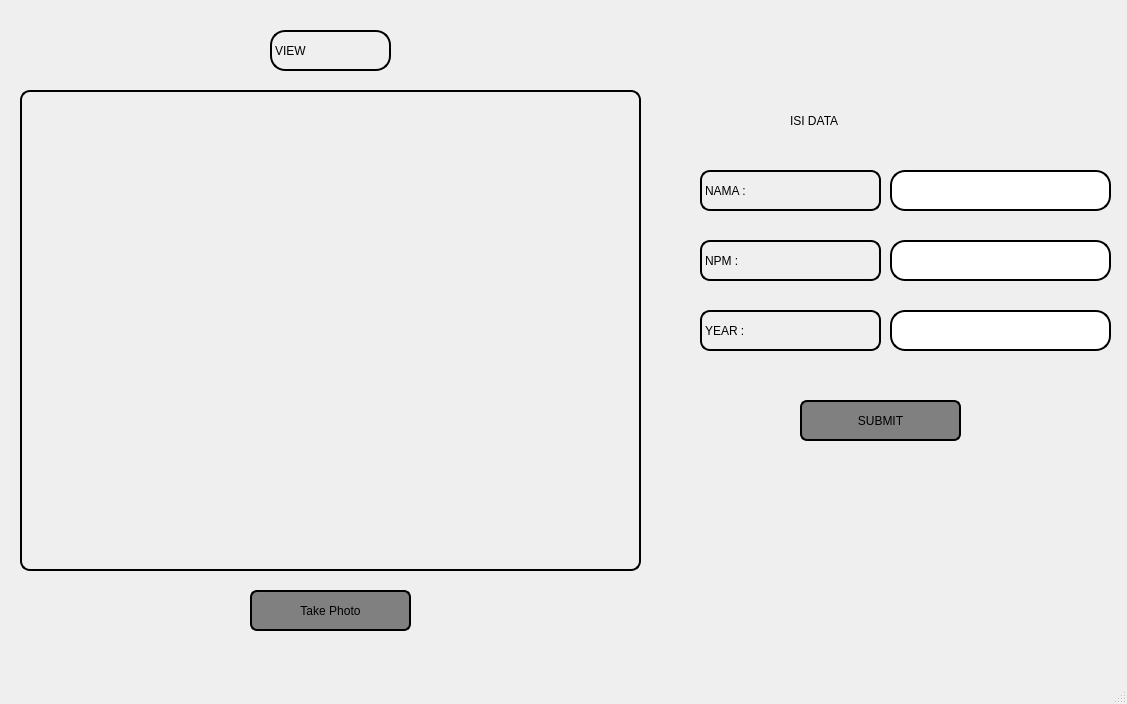
<?xml version="1.0" encoding="UTF-8"?>
<ui version="4.0">
 <class>MainWindow</class>
 <widget class="QMainWindow" name="MainWindow">
  <property name="geometry">
   <rect>
    <x>0</x>
    <y>0</y>
    <width>1127</width>
    <height>704</height>
   </rect>
  </property>
  <property name="windowTitle">
   <string>MainWindow</string>
  </property>
  <widget class="QWidget" name="centralwidget">
   <widget class="QLineEdit" name="inputName">
    <property name="geometry">
     <rect>
      <x>890</x>
      <y>170</y>
      <width>221</width>
      <height>41</height>
     </rect>
    </property>
    <property name="styleSheet">
     <string notr="true">font: 24pt &quot;Arial&quot;;
border: 2px solid black;
border-radius: 15px;</string>
    </property>
   </widget>
   <widget class="QLabel" name="label_2">
    <property name="geometry">
     <rect>
      <x>270</x>
      <y>30</y>
      <width>121</width>
      <height>41</height>
     </rect>
    </property>
    <property name="styleSheet">
     <string notr="true">font: 24pt &quot;Arial&quot;;
border: 2px solid black;
border-radius: 15px;</string>
    </property>
    <property name="text">
     <string>VIEW</string>
    </property>
   </widget>
   <widget class="QLabel" name="label_3">
    <property name="geometry">
     <rect>
      <x>700</x>
      <y>170</y>
      <width>181</width>
      <height>41</height>
     </rect>
    </property>
    <property name="styleSheet">
     <string notr="true">font: 20pt &quot;Arial&quot;;
border: 2px solid black;
border-radius: 10px;</string>
    </property>
    <property name="text">
     <string>NAMA :</string>
    </property>
   </widget>
   <widget class="QPushButton" name="takePhotoButton">
    <property name="geometry">
     <rect>
      <x>250</x>
      <y>590</y>
      <width>161</width>
      <height>41</height>
     </rect>
    </property>
    <property name="styleSheet">
     <string notr="true">font: 18pt &quot;Arial&quot;;
border: 2px solid black;
border-radius: 7px;
background-color: grey;</string>
    </property>
    <property name="text">
     <string>Take Photo</string>
    </property>
   </widget>
   <widget class="QLabel" name="cameraView">
    <property name="geometry">
     <rect>
      <x>20</x>
      <y>90</y>
      <width>621</width>
      <height>481</height>
     </rect>
    </property>
    <property name="styleSheet">
     <string notr="true">border: 2px solid black;
border-radius: 10px;
</string>
    </property>
    <property name="text">
     <string/>
    </property>
   </widget>
   <widget class="QLineEdit" name="inputNpm">
    <property name="geometry">
     <rect>
      <x>890</x>
      <y>240</y>
      <width>221</width>
      <height>41</height>
     </rect>
    </property>
    <property name="styleSheet">
     <string notr="true">font: 24pt &quot;Arial&quot;;
border: 2px solid black;
border-radius: 15px;</string>
    </property>
   </widget>
   <widget class="QLabel" name="label_5">
    <property name="geometry">
     <rect>
      <x>790</x>
      <y>100</y>
      <width>181</width>
      <height>41</height>
     </rect>
    </property>
    <property name="styleSheet">
     <string notr="true">font: 24pt &quot;Arial&quot;;</string>
    </property>
    <property name="text">
     <string>ISI DATA</string>
    </property>
   </widget>
   <widget class="QLabel" name="label_4">
    <property name="geometry">
     <rect>
      <x>700</x>
      <y>240</y>
      <width>181</width>
      <height>41</height>
     </rect>
    </property>
    <property name="styleSheet">
     <string notr="true">font: 20pt &quot;Arial&quot;;
border: 2px solid black;
border-radius: 10px;</string>
    </property>
    <property name="text">
     <string>NPM :</string>
    </property>
   </widget>
   <widget class="QPushButton" name="pushButton_3">
    <property name="geometry">
     <rect>
      <x>800</x>
      <y>400</y>
      <width>161</width>
      <height>41</height>
     </rect>
    </property>
    <property name="styleSheet">
     <string notr="true">font: 18pt &quot;Arial&quot;;
border: 2px solid black;
border-radius: 7px;
background-color: grey;</string>
    </property>
    <property name="text">
     <string>SUBMIT</string>
    </property>
   </widget>
   <widget class="QLabel" name="label_6">
    <property name="geometry">
     <rect>
      <x>700</x>
      <y>310</y>
      <width>181</width>
      <height>41</height>
     </rect>
    </property>
    <property name="styleSheet">
     <string notr="true">font: 20pt &quot;Arial&quot;;
border: 2px solid black;
border-radius: 10px;</string>
    </property>
    <property name="text">
     <string>YEAR :</string>
    </property>
   </widget>
   <widget class="QLineEdit" name="inputYear">
    <property name="geometry">
     <rect>
      <x>890</x>
      <y>310</y>
      <width>221</width>
      <height>41</height>
     </rect>
    </property>
    <property name="styleSheet">
     <string notr="true">font: 24pt &quot;Arial&quot;;
border: 2px solid black;
border-radius: 15px;</string>
    </property>
   </widget>
  </widget>
  <widget class="QMenuBar" name="menubar">
   <property name="geometry">
    <rect>
     <x>0</x>
     <y>0</y>
     <width>1127</width>
     <height>26</height>
    </rect>
   </property>
  </widget>
  <widget class="QStatusBar" name="statusbar"/>
 </widget>
 <resources/>
 <connections/>
</ui>
